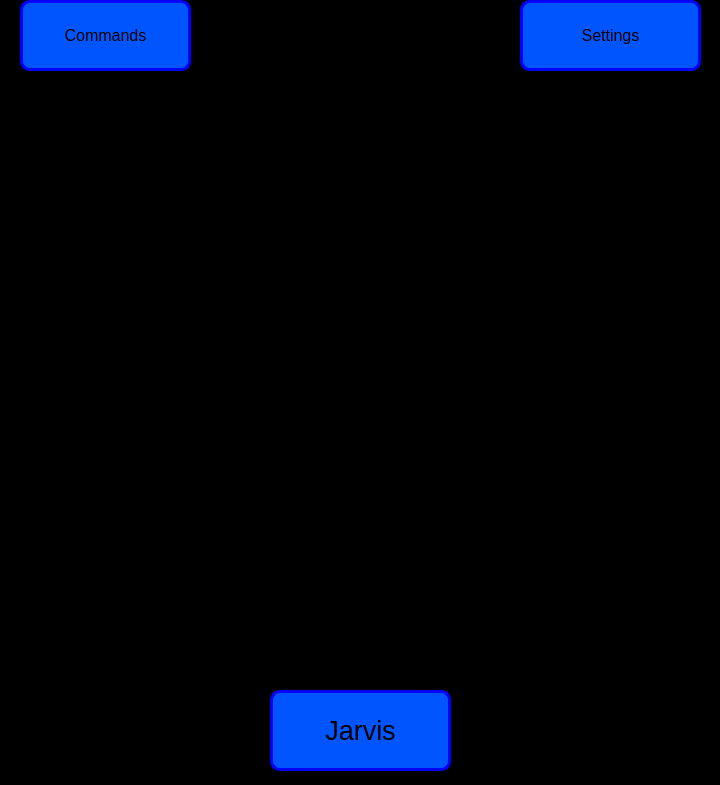
<?xml version="1.0" encoding="UTF-8"?>
<ui version="4.0">
 <class>MainWindow</class>
 <widget class="QMainWindow" name="MainWindow">
  <property name="geometry">
   <rect>
    <x>0</x>
    <y>0</y>
    <width>720</width>
    <height>785</height>
   </rect>
  </property>
  <property name="windowTitle">
   <string>MainWindow</string>
  </property>
  <property name="styleSheet">
   <string notr="true">background-color: rgb(0, 0, 0);</string>
  </property>
  <widget class="QWidget" name="centralwidget">
   <widget class="QLabel" name="label">
    <property name="geometry">
     <rect>
      <x>0</x>
      <y>-10</y>
      <width>721</width>
      <height>801</height>
     </rect>
    </property>
    <property name="text">
     <string/>
    </property>
    <property name="pixmap">
     <pixmap>photo_2024-02-07_16-52-34.jpg</pixmap>
    </property>
   </widget>
   <widget class="QLabel" name="label_2">
    <property name="geometry">
     <rect>
      <x>115</x>
      <y>150</y>
      <width>421</width>
      <height>381</height>
     </rect>
    </property>
    <property name="text">
     <string/>
    </property>
    <property name="pixmap">
     <pixmap>clideo_editor_e88b8c1b9b3440159e1d616a8e862b5d.gif</pixmap>
    </property>
   </widget>
   <widget class="QPushButton" name="pushButton">
    <property name="geometry">
     <rect>
      <x>520</x>
      <y>0</y>
      <width>181</width>
      <height>71</height>
     </rect>
    </property>
    <property name="font">
     <font>
      <pointsize>12</pointsize>
     </font>
    </property>
    <property name="styleSheet">
     <string notr="true">
background-color: rgb(0, 85, 255);
border: 3px solid rgb(0, 0, 255);
border-radius: 10px;
padding:20px</string>
    </property>
    <property name="text">
     <string>Settings</string>
    </property>
    <property name="icon">
     <iconset>
      <normaloff>free-icon-settings-561196.png</normaloff>free-icon-settings-561196.png</iconset>
    </property>
   </widget>
   <widget class="QLabel" name="label_3">
    <property name="geometry">
     <rect>
      <x>190</x>
      <y>560</y>
      <width>321</width>
      <height>81</height>
     </rect>
    </property>
    <property name="text">
     <string/>
    </property>
    <property name="pixmap">
     <pixmap>output-onlinegiftools.gif</pixmap>
    </property>
   </widget>
   <widget class="QPushButton" name="pushButton_2">
    <property name="geometry">
     <rect>
      <x>20</x>
      <y>0</y>
      <width>171</width>
      <height>71</height>
     </rect>
    </property>
    <property name="font">
     <font>
      <pointsize>12</pointsize>
     </font>
    </property>
    <property name="focusPolicy">
     <enum>Qt::StrongFocus</enum>
    </property>
    <property name="contextMenuPolicy">
     <enum>Qt::DefaultContextMenu</enum>
    </property>
    <property name="acceptDrops">
     <bool>false</bool>
    </property>
    <property name="toolTipDuration">
     <number>-1</number>
    </property>
    <property name="styleSheet">
     <string notr="true">
background-color: rgb(0, 85, 255);
border: 3px solid rgb(0, 0, 255);
border-radius: 10px;
padding:20px</string>
    </property>
    <property name="text">
     <string>Commands</string>
    </property>
    <property name="icon">
     <iconset>
      <normaloff>free-icon-project-management-11826949.png</normaloff>free-icon-project-management-11826949.png</iconset>
    </property>
   </widget>
   <widget class="QPushButton" name="pushButton_3">
    <property name="geometry">
     <rect>
      <x>270</x>
      <y>690</y>
      <width>181</width>
      <height>81</height>
     </rect>
    </property>
    <property name="font">
     <font>
      <family>Tahoma</family>
      <pointsize>20</pointsize>
     </font>
    </property>
    <property name="styleSheet">
     <string notr="true">background-color: rgb(0, 85, 255);
border: 3px solid rgb(0, 0, 255);
border-radius: 10px;
padding:20px</string>
    </property>
    <property name="text">
     <string>Jarvis</string>
    </property>
   </widget>
   <zorder>label</zorder>
   <zorder>pushButton</zorder>
   <zorder>label_3</zorder>
   <zorder>pushButton_2</zorder>
   <zorder>label_2</zorder>
   <zorder>pushButton_3</zorder>
  </widget>
 </widget>
 <tabstops>
  <tabstop>pushButton</tabstop>
 </tabstops>
 <resources/>
 <connections/>
</ui>
